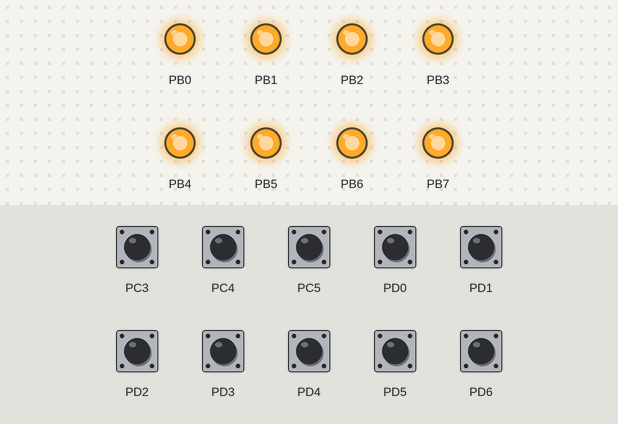
Bench run of a program on a simulated ATmega328P, built with avr-gcc and emulated at 2 MHz. On the bench: output pins drawn as LEDs (lit = HIGH). The test bench sets the inputs (shaded band); at power-on: PC3–5, PD0–6 HIGH.

Above: at 1.2 s.
1.3 s: PC3 pulled LOW for 0.15 s
At 2.5 s:
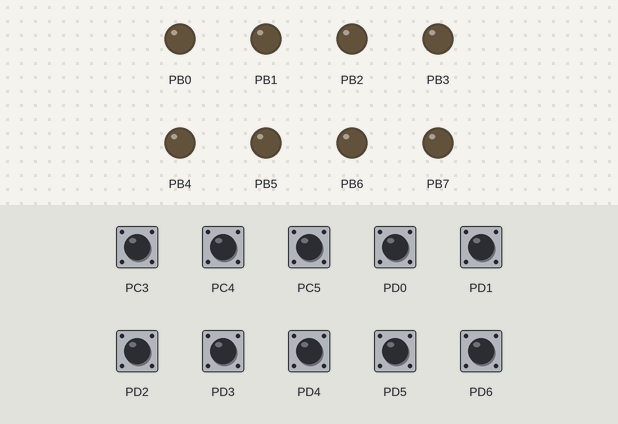
2.9 s: PC4 pulled LOW for 0.15 s
At 3.7 s:
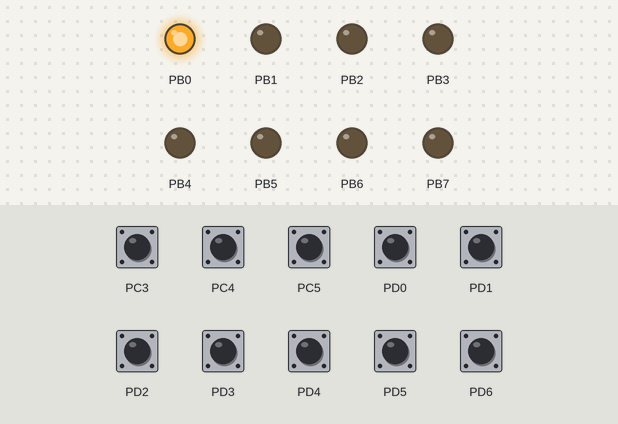
4.5 s: PC5 pulled LOW for 0.15 s
At 4.9 s:
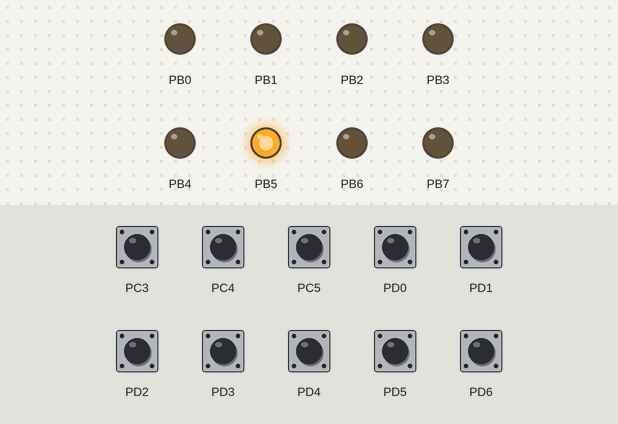
6.1 s: PD0 pulled LOW for 0.15 s
At 7.3 s:
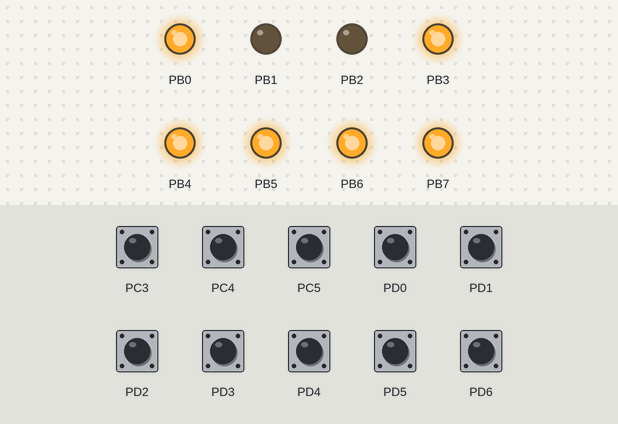
7.7 s: PD1 pulled LOW for 0.15 s
At 8.5 s:
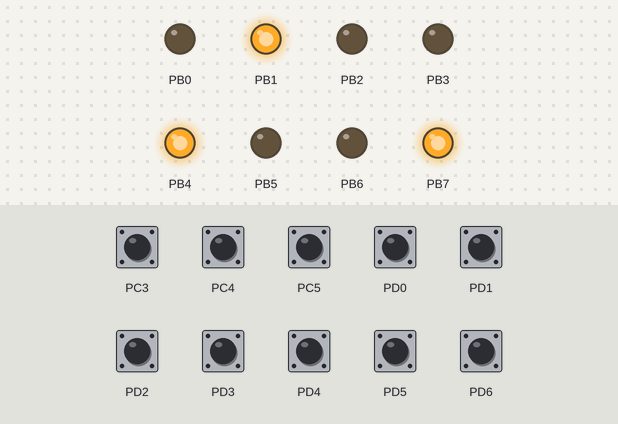
9.3 s: PD2 pulled LOW for 0.15 s
At 9.8 s:
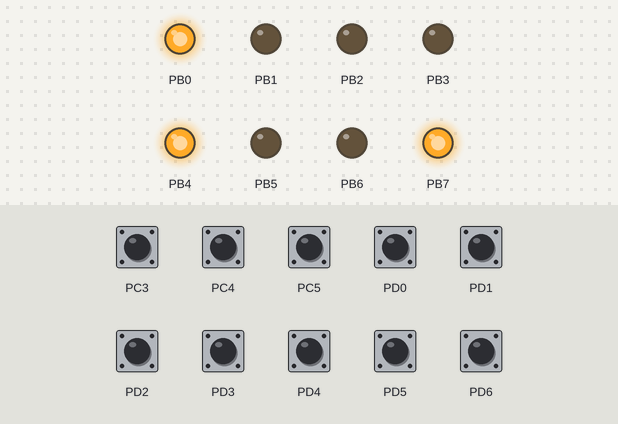
Timing chart, 0 to 11.9 s (numbered marks = the images above; inputs shaded):
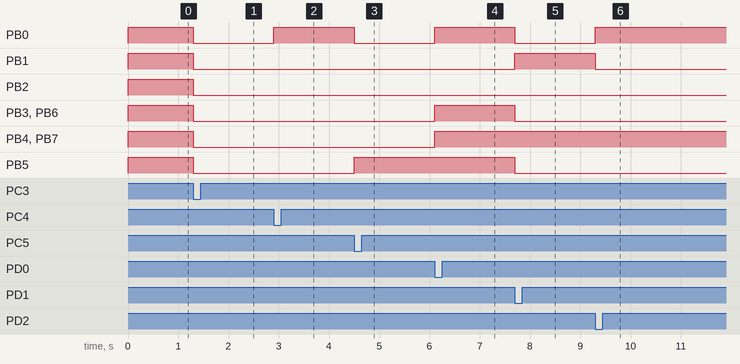

The program:

main.c
```c
#define F_CPU 2000000UL
#include <avr/io.h>
#include <util/delay.h>

int main(void)
{
	DDRB=0xFF; //0xFF=0b11111111
	DDRD=0x0;  //pinmode
	DDRC=0x0;
	PORTC=0xFF; //digitalwrrite
	PORTD=0xFF;
	PORTB=0Xff;


	while (1){

		if( ~PIND & 0b00000001){
			PORTB = 0b11111001;//1
		}
		 if( ~PIND & 0b00000010){
			PORTB = 0b10010010;//2
		}
		 if( ~PIND & 0b00000100){
			PORTB = 0b10010001;//3
		}
		 if( ~PIND & 0b00001000){
			PORTB = 0b11001001;//4
		}
		 if( ~PIND & 0b00010000){
			PORTB = 0b10000101;//5
		}
		 if( ~PIND & 0b00100000){
			PORTB = 0b10000100;//6
		}
		 if( ~PIND & 0b01000000){
			PORTB = 0b11110001;//7
		}
		 if( !(PINC & 0b00001000)){
			PORTB = 0b00000000;//8
		}
		 if( !(PINC & 0b00010000)){
			PORTB = 0b00000001;//9   10000001
		}
		 if( !(PINC & 0b00100000)){
			PORTB = 0b00100000;//0
		}
	}
}
```

Measured:
- after the input at 1.3 s, PB0–7: HIGH → LOW at once
- after the input at 2.9 s, PB0: LOW → HIGH at once
- after the input at 4.5 s, PB0: HIGH → LOW at once; PB5: LOW → HIGH at once
- after the input at 6.1 s, PB0, PB3, PB4, PB6, PB7: LOW → HIGH at once
- after the input at 7.7 s, PB0, PB3, PB5, PB6: HIGH → LOW at once; PB1: LOW → HIGH at once
- after the input at 9.3 s, PB0: LOW → HIGH at once; PB1: HIGH → LOW at once
